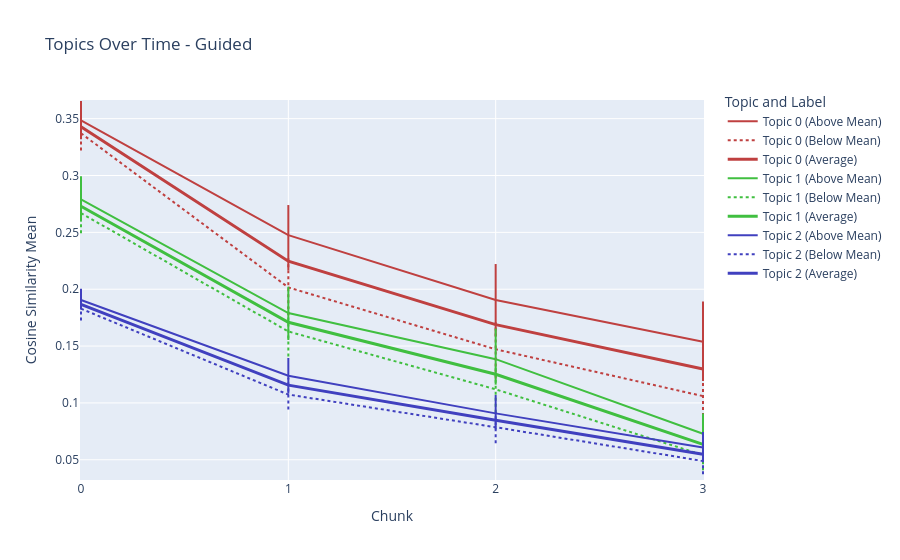

Notebook cell for this chart:
### Code cell
#CSOP I
df_csop = df_csop[df_csop['speaker_nickname'] != 'NULL_SPEAKER']
# train_and_plot(df_csop,seed_topics_csop,7,4,'zscore_efficiency',95,'unguided')
train_and_plot(df_csop,seed_topics_csop,3,4,'zscore_efficiency',95,'guided')

### Figure 1 — Plotly figure (JSON) as saved in the notebook; plotly's stock layout.template omitted (floating-point values rounded to 4 significant figures)
{"data": [{"line": {"color": "hsl(0.0, 50%, 50%)", "dash": "solid"}, "mode": "lines", "name": "Topic 0 (Above Mean)", "type": "scatter", "x": [0, 1, 2, 3], "y": [0.3485, 0.2476, 0.1905, 0.1538]}, {"line": {"color": "hsl(0.0, 50%, 50%)", "dash": "dot"}, "mode": "lines", "name": "Topic 0 (Below Mean)", "type": "scatter", "x": [0, 1, 2, 3], "y": [0.3371, 0.2016, 0.1472, 0.106]}, {"line": {"color": "hsl(0.0, 50%, 50%)", "width": 3}, "mode": "lines", "name": "Topic 0 (Average)", "type": "scatter", "x": [0, 1, 2, 3], "y": [0.3428, 0.2246, 0.1689, 0.1299]}, {"line": {"color": "hsl(120.0, 50%, 50%)", "dash": "solid"}, "mode": "lines", "name": "Topic 1 (Above Mean)", "type": "scatter", "x": [0, 1, 2, 3], "y": [0.2789, 0.179, 0.1385, 0.0729]}, {"line": {"color": "hsl(120.0, 50%, 50%)", "dash": "dot"}, "mode": "lines", "name": "Topic 1 (Below Mean)", "type": "scatter", "x": [0, 1, 2, 3], "y": [0.2669, 0.1628, 0.1119, 0.05413]}, {"line": {"color": "hsl(120.0, 50%, 50%)", "width": 3}, "mode": "lines", "name": "Topic 1 (Average)", "type": "scatter", "x": [0, 1, 2, 3], "y": [0.2729, 0.1709, 0.1252, 0.06351]}, {"line": {"color": "hsl(240.0, 50%, 50%)", "dash": "solid"}, "mode": "lines", "name": "Topic 2 (Above Mean)", "type": "scatter", "x": [0, 1, 2, 3], "y": [0.1905, 0.1239, 0.09079, 0.0607]}, {"line": {"color": "hsl(240.0, 50%, 50%)", "dash": "dot"}, "mode": "lines", "name": "Topic 2 (Below Mean)", "type": "scatter", "x": [0, 1, 2, 3], "y": [0.1829, 0.1073, 0.07861, 0.04892]}, {"line": {"color": "hsl(240.0, 50%, 50%)", "width": 3}, "mode": "lines", "name": "Topic 2 (Average)", "type": "scatter", "x": [0, 1, 2, 3], "y": [0.1867, 0.1156, 0.0847, 0.05481]}], "layout": {"legend": {"title": {"text": "Topic and Label"}, "x": 1.03, "xanchor": "left", "y": 1.03, "yanchor": "top"}, "margin": {"b": 80, "l": 80, "r": 80, "t": 100}, "shapes": [{"line": {"color": "hsl(0.0, 50%, 50%)", "dash": "solid", "width": 2}, "type": "line", "x0": 0, "x1": 0, "y0": 0.3319, "y1": 0.3655}, {"line": {"color": "hsl(0.0, 50%, 50%)", "dash": "solid", "width": 2}, "type": "line", "x0": 1, "x1": 1, "y0": 0.2167, "y1": 0.274}, {"line": {"color": "hsl(0.0, 50%, 50%)", "dash": "solid", "width": 2}, "type": "line", "x0": 2, "x1": 2, "y0": 0.1584, "y1": 0.2221}, {"line": {"color": "hsl(0.0, 50%, 50%)", "dash": "solid", "width": 2}, "type": "line", "x0": 3, "x1": 3, "y0": 0.1192, "y1": 0.1892}, {"line": {"color": "hsl(0.0, 50%, 50%)", "dash": "dot", "width": 2}, "type": "line", "x0": 0, "x1": 0, "y0": 0.3219, "y1": 0.3528}, {"line": {"color": "hsl(0.0, 50%, 50%)", "dash": "dot", "width": 2}, "type": "line", "x0": 1, "x1": 1, "y0": 0.1771, "y1": 0.2278}, {"line": {"color": "hsl(0.0, 50%, 50%)", "dash": "dot", "width": 2}, "type": "line", "x0": 2, "x1": 2, "y0": 0.1214, "y1": 0.171}, {"line": {"color": "hsl(0.0, 50%, 50%)", "dash": "dot", "width": 2}, "type": "line", "x0": 3, "x1": 3, "y0": 0.08323, "y1": 0.1306}, {"line": {"color": "hsl(120.0, 50%, 50%)", "dash": "solid", "width": 2}, "type": "line", "x0": 0, "x1": 0, "y0": 0.2595, "y1": 0.2993}, {"line": {"color": "hsl(120.0, 50%, 50%)", "dash": "solid", "width": 2}, "type": "line", "x0": 1, "x1": 1, "y0": 0.1553, "y1": 0.2022}, {"line": {"color": "hsl(120.0, 50%, 50%)", "dash": "solid", "width": 2}, "type": "line", "x0": 2, "x1": 2, "y0": 0.116, "y1": 0.1654}, {"line": {"color": "hsl(120.0, 50%, 50%)", "dash": "solid", "width": 2}, "type": "line", "x0": 3, "x1": 3, "y0": 0.05632, "y1": 0.09069}, {"line": {"color": "hsl(120.0, 50%, 50%)", "dash": "dot", "width": 2}, "type": "line", "x0": 0, "x1": 0, "y0": 0.2493, "y1": 0.2839}, {"line": {"color": "hsl(120.0, 50%, 50%)", "dash": "dot", "width": 2}, "type": "line", "x0": 1, "x1": 1, "y0": 0.1409, "y1": 0.1842}, {"line": {"color": "hsl(120.0, 50%, 50%)", "dash": "dot", "width": 2}, "type": "line", "x0": 2, "x1": 2, "y0": 0.09144, "y1": 0.1327}, {"line": {"color": "hsl(120.0, 50%, 50%)", "dash": "dot", "width": 2}, "type": "line", "x0": 3, "x1": 3, "y0": 0.04083, "y1": 0.0682}, {"line": {"color": "hsl(240.0, 50%, 50%)", "dash": "solid", "width": 2}, "type": "line", "x0": 0, "x1": 0, "y0": 0.1821, "y1": 0.2003}, {"line": {"color": "hsl(240.0, 50%, 50%)", "dash": "solid", "width": 2}, "type": "line", "x0": 1, "x1": 1, "y0": 0.1082, "y1": 0.1396}, {"line": {"color": "hsl(240.0, 50%, 50%)", "dash": "solid", "width": 2}, "type": "line", "x0": 2, "x1": 2, "y0": 0.0767, "y1": 0.1069}, {"line": {"color": "hsl(240.0, 50%, 50%)", "dash": "solid", "width": 2}, "type": "line", "x0": 3, "x1": 3, "y0": 0.04815, "y1": 0.07443}, {"line": {"color": "hsl(240.0, 50%, 50%)", "dash": "dot", "width": 2}, "type": "line", "x0": 0, "x1": 0, "y0": 0.1725, "y1": 0.1935}, {"line": {"color": "hsl(240.0, 50%, 50%)", "dash": "dot", "width": 2}, "type": "line", "x0": 1, "x1": 1, "y0": 0.09413, "y1": 0.1222}, {"line": {"color": "hsl(240.0, 50%, 50%)", "dash": "dot", "width": 2}, "type": "line", "x0": 2, "x1": 2, "y0": 0.06446, "y1": 0.09232}, {"line": {"color": "hsl(240.0, 50%, 50%)", "dash": "dot", "width": 2}, "type": "line", "x0": 3, "x1": 3, "y0": 0.03727, "y1": 0.06003}], "title": {"text": "Topics Over Time - Guided"}, "xaxis": {"tickmode": "linear", "title": {"text": "Chunk"}, "type": "category"}, "yaxis": {"title": {"text": "Cosine Similarity Mean"}}}}
